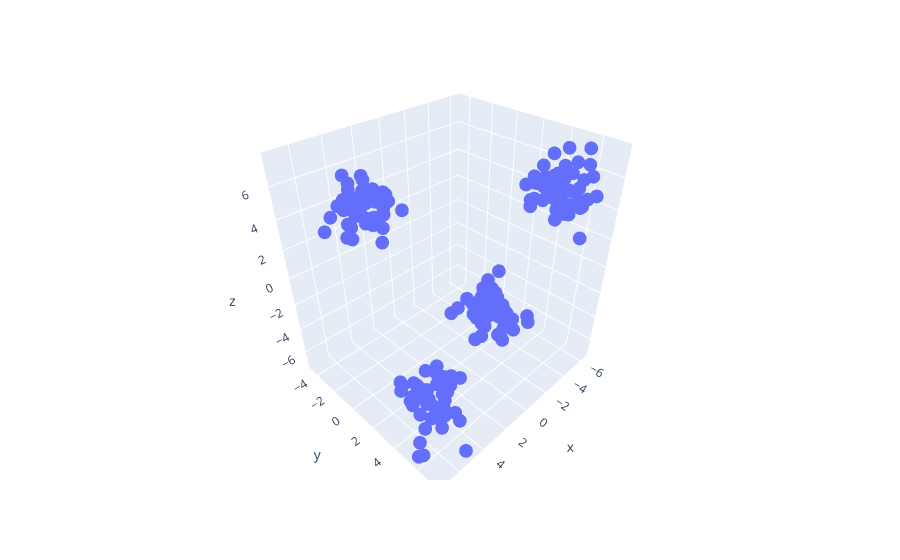

Notebook code for this chart:
### Code cell
import plotly.express as px
fig = px.scatter_3d(x = X[:,0],y = X[:,1], z = X[:,2])
fig.show()

### Figure 1 — Plotly figure (JSON) as saved in the notebook; plotly's stock layout.template omitted (floating-point values rounded to 4 significant figures; data arrays with more than 128 entries replaced by an {"elided": "..."} marker saying what was removed)
{"data": [{"hovertemplate": "x=%{x}<br>y=%{y}<br>z=%{z}<extra></extra>", "legendgroup": "", "marker": {"color": "#636efa", "symbol": "circle"}, "mode": "markers", "name": "", "scene": "scene", "showlegend": false, "type": "scatter3d", "x": {"elided": "200 float values"}, "y": {"elided": "200 float values"}, "z": {"elided": "200 float values"}}], "layout": {"legend": {"tracegroupgap": 0}, "margin": {"t": 60}, "scene": {"domain": {"x": [0, 1], "y": [0, 1]}, "xaxis": {"title": {"text": "x"}}, "yaxis": {"title": {"text": "y"}}, "zaxis": {"title": {"text": "z"}}}}}
